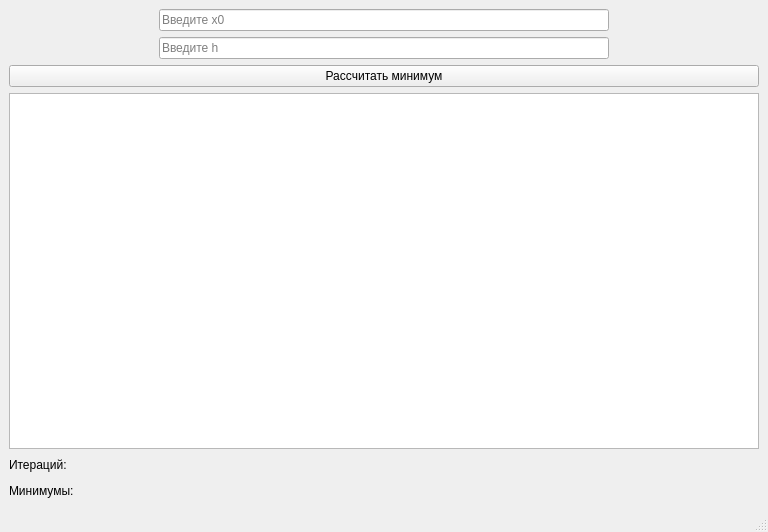
<?xml version="1.0" encoding="UTF-8"?>
<ui version="4.0">
 <class>MainWindow</class>
 <widget class="QMainWindow" name="MainWindow">
  <property name="geometry">
   <rect>
    <x>0</x>
    <y>0</y>
    <width>768</width>
    <height>532</height>
   </rect>
  </property>
  <property name="windowTitle">
   <string>MainWindow</string>
  </property>
  <widget class="QWidget" name="centralwidget">
   <layout class="QHBoxLayout" name="horizontalLayout">
    <item>
     <layout class="QVBoxLayout" name="verticalLayout">
      <item>
       <layout class="QHBoxLayout" name="horizontalLayout_2" stretch="1,3,1">
        <item>
         <spacer name="horizontalSpacer_2">
          <property name="orientation">
           <enum>Qt::Horizontal</enum>
          </property>
          <property name="sizeHint" stdset="0">
           <size>
            <width>40</width>
            <height>20</height>
           </size>
          </property>
         </spacer>
        </item>
        <item>
         <widget class="QLineEdit" name="x0Text">
          <property name="minimumSize">
           <size>
            <width>0</width>
            <height>0</height>
           </size>
          </property>
          <property name="maximumSize">
           <size>
            <width>16777215</width>
            <height>16777215</height>
           </size>
          </property>
          <property name="placeholderText">
           <string>Введите x0</string>
          </property>
         </widget>
        </item>
        <item>
         <spacer name="horizontalSpacer">
          <property name="orientation">
           <enum>Qt::Horizontal</enum>
          </property>
          <property name="sizeHint" stdset="0">
           <size>
            <width>40</width>
            <height>20</height>
           </size>
          </property>
         </spacer>
        </item>
       </layout>
      </item>
      <item>
       <layout class="QHBoxLayout" name="horizontalLayout_5" stretch="1,3,1">
        <item>
         <spacer name="horizontalSpacer_5">
          <property name="orientation">
           <enum>Qt::Horizontal</enum>
          </property>
          <property name="sizeHint" stdset="0">
           <size>
            <width>40</width>
            <height>20</height>
           </size>
          </property>
         </spacer>
        </item>
        <item>
         <widget class="QLineEdit" name="hText">
          <property name="placeholderText">
           <string>Введите h</string>
          </property>
         </widget>
        </item>
        <item>
         <spacer name="horizontalSpacer_6">
          <property name="orientation">
           <enum>Qt::Horizontal</enum>
          </property>
          <property name="sizeHint" stdset="0">
           <size>
            <width>40</width>
            <height>20</height>
           </size>
          </property>
         </spacer>
        </item>
       </layout>
      </item>
      <item>
       <widget class="QPushButton" name="computeButton">
        <property name="text">
         <string>Расcчитать минимум</string>
        </property>
       </widget>
      </item>
      <item>
       <widget class="QChartView" name="chartView"/>
      </item>
      <item>
       <layout class="QHBoxLayout" name="horizontalLayout_3">
        <item>
         <widget class="QLabel" name="label_2">
          <property name="text">
           <string>Итераций:</string>
          </property>
         </widget>
        </item>
        <item>
         <widget class="QLabel" name="itText">
          <property name="text">
           <string/>
          </property>
         </widget>
        </item>
        <item>
         <spacer name="horizontalSpacer_3">
          <property name="orientation">
           <enum>Qt::Horizontal</enum>
          </property>
          <property name="sizeHint" stdset="0">
           <size>
            <width>40</width>
            <height>20</height>
           </size>
          </property>
         </spacer>
        </item>
       </layout>
      </item>
      <item>
       <layout class="QHBoxLayout" name="horizontalLayout_4">
        <item>
         <widget class="QLabel" name="label_3">
          <property name="text">
           <string>Минимумы: </string>
          </property>
         </widget>
        </item>
        <item>
         <widget class="QLabel" name="resultText">
          <property name="text">
           <string/>
          </property>
         </widget>
        </item>
        <item>
         <spacer name="horizontalSpacer_4">
          <property name="orientation">
           <enum>Qt::Horizontal</enum>
          </property>
          <property name="sizeHint" stdset="0">
           <size>
            <width>40</width>
            <height>20</height>
           </size>
          </property>
         </spacer>
        </item>
       </layout>
      </item>
     </layout>
    </item>
   </layout>
  </widget>
  <widget class="QMenuBar" name="menubar">
   <property name="geometry">
    <rect>
     <x>0</x>
     <y>0</y>
     <width>768</width>
     <height>22</height>
    </rect>
   </property>
  </widget>
  <widget class="QStatusBar" name="statusbar"/>
 </widget>
 <customwidgets>
  <customwidget>
   <class>QChartView</class>
   <extends>QGraphicsView</extends>
   <header location="global">qchartview.h</header>
  </customwidget>
 </customwidgets>
 <resources/>
 <connections/>
</ui>
